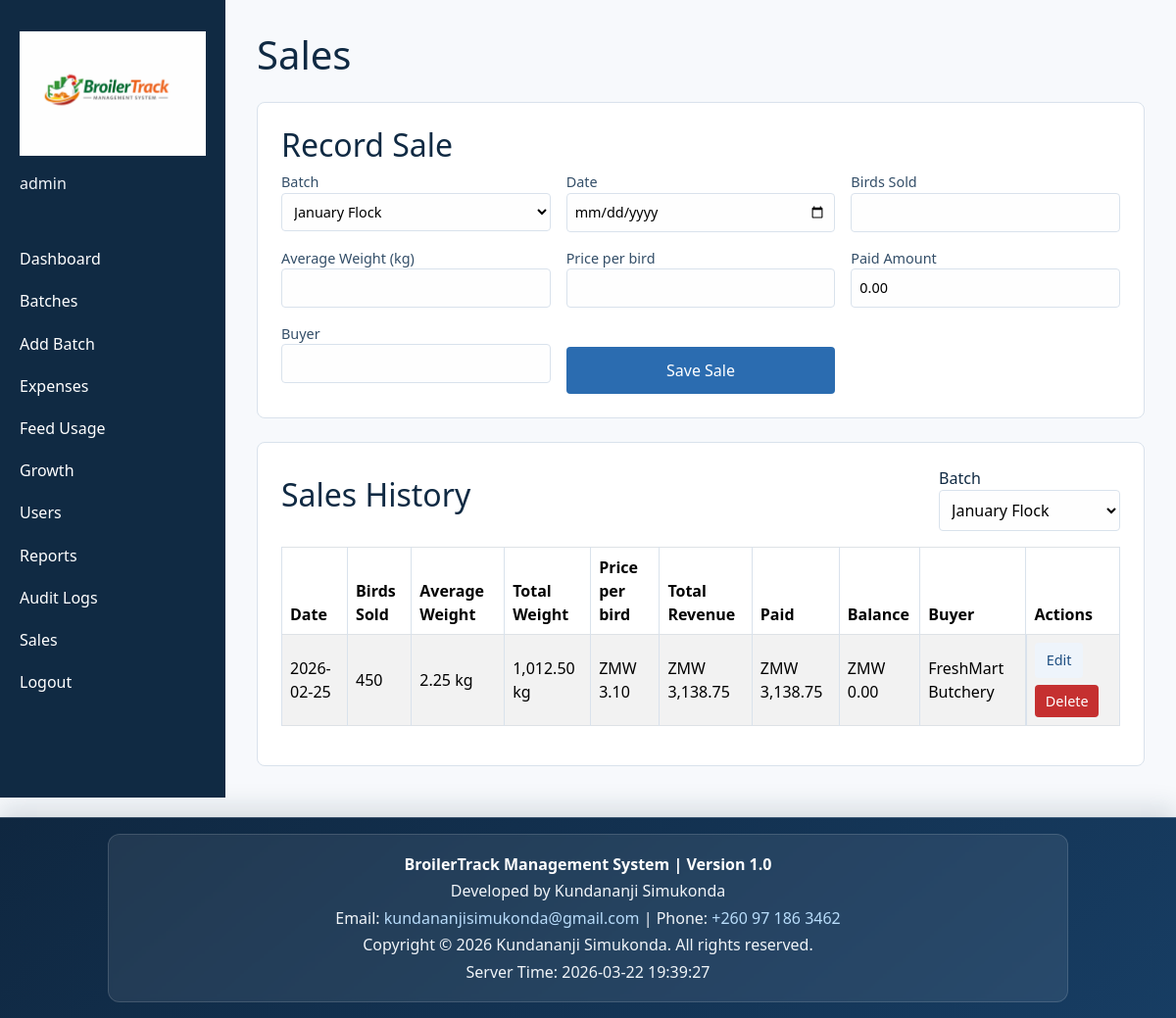
/sales.php (signed in), run on the app's committed database.
### tables this page shows
CREATE TABLE IF NOT EXISTS sales (
    sale_id INT AUTO_INCREMENT PRIMARY KEY,
    batch_id INT NOT NULL,
    date DATE NOT NULL,
    birds_sold INT UNSIGNED NOT NULL,
    average_weight_kg DECIMAL(10,3) UNSIGNED NOT NULL,
    price_per_bird DECIMAL(10,2) UNSIGNED NOT NULL,
    total_weight DECIMAL(12,3) UNSIGNED NOT NULL,
    total_revenue DECIMAL(14,2) UNSIGNED NOT NULL,
    paid_amount DECIMAL(14,2) UNSIGNED NOT NULL DEFAULT 0.00,
    balance_amount DECIMAL(14,2) UNSIGNED NOT NULL DEFAULT 0.00,
    created_by INT NULL,
    is_deleted TINYINT(1) NOT NULL DEFAULT 0,
    deleted_at TIMESTAMP NULL DEFAULT NULL,
    buyer VARCHAR(160) NULL,
    created_at TIMESTAMP DEFAULT CURRENT_TIMESTAMP,
    INDEX idx_sales_batch_date (batch_id, date),
    CONSTRAINT chk_sales_birds_sold_positive CHECK (birds_sold > 0),
    CONSTRAINT chk_sales_average_weight_positive CHECK (average_weight_kg > 0),
    CONSTRAINT chk_sales_price_per_bird_positive CHECK (price_per_bird > 0),
    CONSTRAINT chk_sales_total_weight_non_negative CHECK (total_weight >= 0),
    CONSTRAINT chk_sales_total_revenue_non_negative CHECK (total_revenue >= 0),
    CONSTRAINT chk_sales_paid_amount_non_negative CHECK (paid_amount >= 0),
    CONSTRAINT chk_sales_balance_amount_non_negative CHECK (balance_amount >= 0),
    CONSTRAINT chk_sales_paid_not_exceed_revenue CHECK (paid_amount <= total_revenue),
    CONSTRAINT fk_sales_batch FOREIGN KEY (batch_id) REFERENCES batches(batch_id) ON DELETE CASCADE
);

### sales.php (called while the page is built, shortened)
<?php
require_once __DIR__ . '/config/bootstrap.php';
require_once __DIR__ . '/controllers/BatchController.php';
require_once __DIR__ . '/controllers/SaleController.php';
$pdo = app_db();
$batchController = new BatchController($pdo);
$saleController = new SaleController($pdo);
$batches = $batchController->list();
$defaultBatchId = $batchController->defaultBatchId();
$selectedBatchId = isset($_REQUEST['batch_id']) ? (int)$_REQUEST['batch_id'] : ($defaultBatchId ?? 0);
$editSaleId = isset($_GET['edit_id']) ? (int)$_GET['edit_id'] : 0;
$editingSale = $editSaleId > 0 ? $saleController->find($editSaleId) : null;
$sales = $selectedBatchId > 0 ? $saleController->list($selectedBatchId) : [];
include __DIR__ . '/views/layout_header.php';
include __DIR__ . '/views/sales.php';
include __DIR__ . '/views/layout_footer.php';

### controllers/BatchController.php (called while the page is built, shortened)
<?php
require_once __DIR__ . '/../models/Batch.php';
require_once __DIR__ . '/../models/Sale.php';
class BatchController
{
    private Batch $batchModel;
    public function __construct(PDO $pdo)
    {
        $this->batchModel = new Batch($pdo);
    }
    public function list(): array
    {
        return $this->batchModel->all();
    }
    public function defaultBatchId(): ?int
    {
        $latest = $this->batchModel->latest();
        return $latest ? (int)$latest['batch_id'] : null;
    }
}

### models/Batch.php (called while the page is built, shortened)
<?php
class Batch
{
    private PDO $pdo;
    public function __construct(PDO $pdo)
    {
        $this->pdo = $pdo;
    }
    public function all(): array
    {
        $stmt = $this->pdo->query('SELECT * FROM batches ORDER BY start_date DESC');
        return $stmt->fetchAll() ?: [];
    }
    public function latest(): ?array
    {
        $stmt = $this->pdo->query('SELECT * FROM batches ORDER BY start_date DESC LIMIT 1');
        $batch = $stmt->fetch();
        return $batch ?: null;
    }
}

### controllers/SaleController.php (called while the page is built, shortened)
<?php
require_once __DIR__ . '/../models/Sale.php';
class SaleController
{
    private Sale $saleModel;
    public function __construct(PDO $pdo)
    {
        $this->saleModel = new Sale($pdo);
    }
    public function list(int $batchId): array
    {
        return $this->saleModel->forBatch($batchId, $this->salespersonOwnerId());
    }
    private function salespersonOwnerId(): ?int
    {
        $role = (string)($_SESSION['role'] ?? '');
        if ($role !== 'salesperson') {
            return null;
        }
        $userId = isset($_SESSION['user_id']) ? (int)$_SESSION['user_id'] : 0;
        return $userId > 0 ? $userId : -1;
    }
}

### models/Sale.php (called while the page is built, shortened)
<?php
class Sale
{
    private PDO $pdo;
    public function __construct(PDO $pdo)
    {
        $this->pdo = $pdo;
    }
    public function forBatch(int $batchId, ?int $createdBy = null): array
    {
        $sql = 'SELECT * FROM sales WHERE batch_id = :batch_id AND is_deleted = 0';
        $params = ['batch_id' => $batchId];
        $sql .= ' ORDER BY date DESC';
        $stmt = $this->pdo->prepare($sql);
        $stmt->execute($params);
        return $stmt->fetchAll() ?: [];
    }
}

### views/sales.php (the view, shortened to what this page needs)
<section class="form-section">
    <h2><?= $editingSale ? 'Edit Sale' : 'Record Sale'; ?></h2>
    <form method="post" class="form-grid">
        <label>Batch
            <select name="batch_id" required>
                <?php foreach ($batches as $batch): ?>
                    <?php $isSelected = $editingSale ? ((int)$editingSale['batch_id'] === (int)$batch['batch_id']) : ($selectedBatchId === (int)$batch['batch_id']); ?>
                    <option value="<?= (int)$batch['batch_id']; ?>" <?= $isSelected ? 'selected' : ''; ?>>
                        <?= htmlspecialchars($batch['batch_name'], ENT_QUOTES, 'UTF-8'); ?>
                    </option>
                <?php endforeach; ?>
            </select>
        </label>
        <label>Date
            <input type="date" name="date" value="<?= htmlspecialchars($editingSale['date'] ?? '', ENT_QUOTES, 'UTF-8'); ?>" required>
        </label>
        <label>Birds Sold
            <input type="number" name="birds_sold" min="1" value="<?= htmlspecialchars((string)($editingSale['birds_sold'] ?? ''), ENT_QUOTES, 'UTF-8'); ?>" required>
        </label>
        <label>Average Weight (kg)
            <input type="number" step="0.01" name="average_weight_kg" min="0.01" value="<?= htmlspecialchars((string)($editingSale['average_weight_kg'] ?? ''), ENT_QUOTES, 'UTF-8'); ?>" required>
        </label>
        <label>Price per bird
            <input type="number" step="0.01" name="price_per_bird" min="0.01" value="<?= htmlspecialchars((string)($editingSale['price_per_bird'] ?? ''), ENT_QUOTES, 'UTF-8'); ?>" required>
        </label>
        <label>Paid Amount
            <input type="number" step="0.01" name="paid_amount" min="0" value="<?= htmlspecialchars((string)($editingSale['paid_amount'] ?? '0.00'), ENT_QUOTES, 'UTF-8'); ?>" required>
        </label>
        <label>Buyer
            <input type="text" name="buyer" value="<?= htmlspecialchars($editingSale['buyer'] ?? '', ENT_QUOTES, 'UTF-8'); ?>">
        </label>
        <button type="submit"><?= $editingSale ? 'Update Sale' : 'Save Sale'; ?></button>
    </form>
</section>
<section class="table-section">
    <div class="section-header">
        <h2>Sales History</h2>
        <form method="get" class="inline-form">
            <label>Batch
                <select name="batch_id" onchange="this.form.submit()">
                    <?php foreach ($batches as $batch): ?>
                        <option value="<?= (int)$batch['batch_id']; ?>" <?= $selectedBatchId === (int)$batch['batch_id'] ? 'selected' : ''; ?>>
                            <?= htmlspecialchars($batch['batch_name'], ENT_QUOTES, 'UTF-8'); ?>
                        </option>
                    <?php endforeach; ?>
                </select>
            </label>
        </form>
    </div>
    <div class="table-responsive">
        <table class="table table-striped table-bordered align-middle">
            <thead>
                <tr>
                    <th>Date</th>
                    <th>Birds Sold</th>
                    <th>Average Weight</th>
                    <th>Total Weight</th>
                    <th>Price per bird</th>
                    <th>Total Revenue</th>
                    <th>Paid</th>
                    <th>Balance</th>
                    <th>Buyer</th>
                    <th>Actions</th>
                </tr>
            </thead>
            <tbody>
            <?php foreach ($sales as $sale): ?>
                <tr>
                    <td><?= htmlspecialchars($sale['date'], ENT_QUOTES, 'UTF-8'); ?></td>
                    <td><?= number_format((int)$sale['birds_sold']); ?></td>
                    <td><?= number_format((float)$sale['average_weight_kg'], 2); ?> kg</td>
                    <td><?= number_format((float)$sale['total_weight'], 2); ?> kg</td>
                    <td>ZMW <?= number_format((float)$sale['price_per_bird'], 2); ?></td>
                    <td>ZMW <?= number_format((float)$sale['total_revenue'], 2); ?></td>
                    <td>ZMW <?= number_format((float)$sale['paid_amount'], 2); ?></td>
                    <td>ZMW <?= number_format((float)$sale['balance_amount'], 2); ?></td>
                    <td><?= htmlspecialchars($sale['buyer'] ?? '', ENT_QUOTES, 'UTF-8'); ?></td>
                    <td class="action-cell">
                        <a class="action-link" href="sales.php?batch_id=<?= (int)$selectedBatchId; ?>&edit_id=<?= (int)$sale['sale_id']; ?>">Edit</a>
                        <form method="post" onsubmit="return confirm('Delete this sale record?');">
                            <button type="submit" class="btn-danger">Delete</button>
                        </form>
                    </td>
                </tr>
            <?php endforeach; ?>
            </tbody>
        </table>
    </div>
</section>

### assets/css/style.css (style rules this page uses)
:root { --bg: #f7f9fc; --sidebar-bg: #102a43; --sidebar-text: #f0f4f8; --accent: #2b6cb0; --success: #2f855a; --error: #c53030; --border: #d9e2ec; }
* { box-sizing: border-box; }
body { margin: 0; font-family: 'Segoe UI', Tahoma, sans-serif; background: var(--bg); color: #102a43; overflow-x: hidden; }
a { color: var(--accent); }
.table-section, .form-section, .notes { background: #fff; border: 1px solid var(--border); border-radius: 8px; padding: 1.5rem; margin-top: 1.5rem; overflow-x: auto; }
table { width: 100%; border-collapse: collapse; margin-top: 1rem; min-width: 600px; }
table th, table td { border: 1px solid var(--border); padding: 0.5rem; text-align: left; }
.form-grid { display: grid; grid-template-columns: repeat(auto-fit, minmax(220px, 1fr)); gap: 1rem; }
.form-grid label { display: flex; flex-direction: column; font-size: 0.9rem; color: #334e68; }
input, select, textarea, button { font: inherit; }
input, select, textarea { width: 100%; padding: 0.5rem; border: 1px solid var(--border); border-radius: 4px; background: #fefefe; }
button { margin-top: 1.5rem; padding: 0.75rem 1rem; background: var(--accent); color: #fff; border: none; border-radius: 4px; cursor: pointer; }
.btn-primary, .btn-secondary, .btn-danger, .action-link { display: inline-block; border: none; border-radius: 4px; padding: 0.45rem 0.7rem; text-decoration: none; font-size: 0.9rem; cursor: pointer; }
.btn-danger { background: var(--error); color: #fff; }
.action-link { background: #eef4fb; color: #1f4f82; }
.inline-form { display: flex; gap: 0.5rem; align-items: center; }
.table td form { display: inline-block; margin: 0; }
.table td form button { margin-top: 0; width: auto; padding: 0.35rem 0.65rem; }
.table td a { margin-right: 0.45rem; }
.action-cell { display: flex; flex-wrap: wrap; align-items: center; gap: 0.45rem; }
.action-cell form { margin: 0; }
.action-cell a, .action-cell button { white-space: nowrap; }
.table-responsive { overflow-x: auto; -webkit-overflow-scrolling: touch; }
.section-header { display: flex; justify-content: space-between; align-items: center; gap: 1rem; }

### data on the page
sales: date "2026-02-25", birds_sold "450", average_weight_kg "2.25", total_weight "1,012.50", price_per_bird "3.10", total_revenue "3,138.75", paid_amount "3,138.75", balance_amount "0.00", buyer "FreshMart Butchery"

### other printed values
$_SESSION['username'] "admin"
$pageTitle "Sales"
BROILERTRACK_VERSION "1.0"
form field batch_id "January Flock"
